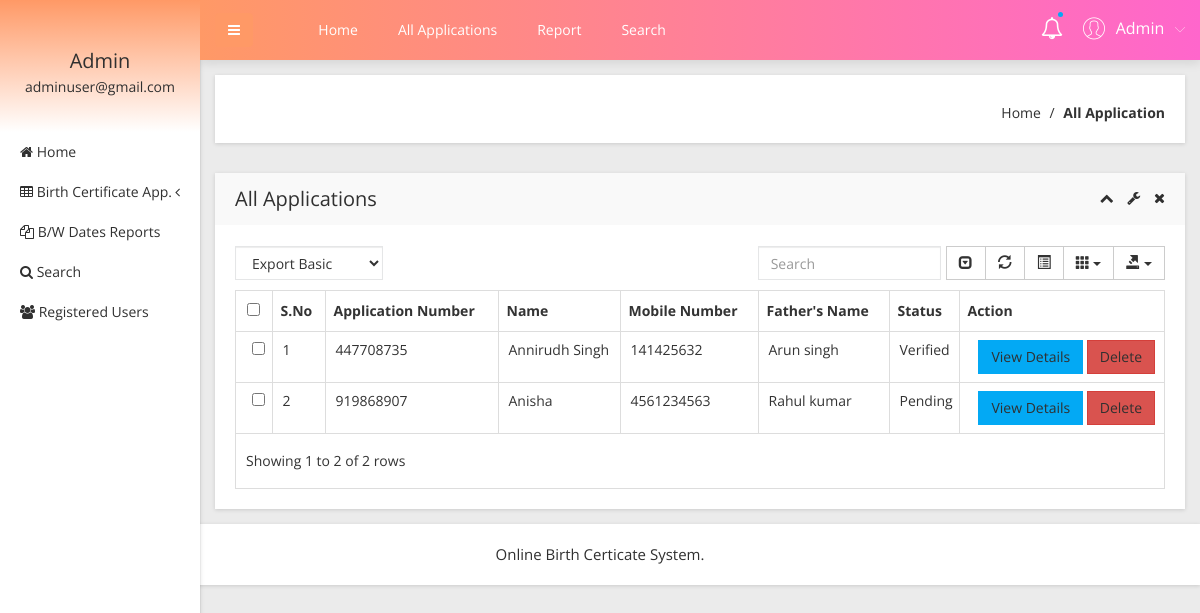
The app's page /obcs/admin/all-applications.php (signed in) with its own data.
### tables this page shows
CREATE TABLE `tblapplication` (
  `ID` int(10) NOT NULL,
  `UserID` int(5) NOT NULL,
  `ApplicationID` varchar(200) DEFAULT NULL,
  `DateofBirth` varchar(200) DEFAULT NULL,
  `Gender` varchar(50) DEFAULT NULL,
  `FullName` varchar(200) DEFAULT NULL,
  `PlaceofBirth` varchar(200) DEFAULT NULL,
  `NameofFather` varchar(200) DEFAULT NULL,
  `NameOfMother` varchar(120) DEFAULT NULL,
  `PermanentAdd` mediumtext DEFAULT NULL,
  `PostalAdd` mediumtext DEFAULT NULL,
  `MobileNumber` bigint(10) DEFAULT NULL,
  `Email` varchar(200) DEFAULT NULL,
  `Dateofapply` timestamp NULL DEFAULT current_timestamp(),
  `Remark` varchar(200) DEFAULT NULL,
  `Status` varchar(50) DEFAULT NULL,
  `UpdationDate` timestamp NULL DEFAULT NULL ON UPDATE current_timestamp()
);

### obcs/admin/all-applications.php (the view, shortened to what this page needs)
<?php
include('includes/dbconnection.php');
if (strlen($_SESSION['obcsaid']==0)) {
  header('location:logout.php');
  } else{
  ?>
<!doctype html>
<html class="no-js" lang="en">
<head>
    <link rel="stylesheet" href="css/bootstrap.min.css">
    <link rel="stylesheet" href="css/font-awesome.min.css">
    <link rel="stylesheet" href="css/adminpro-custon-icon.css">
    <link rel="stylesheet" href="css/meanmenu.min.css">
    <link rel="stylesheet" href="css/jquery.mCustomScrollbar.min.css">
    <link rel="stylesheet" href="css/animate.css">
    <link rel="stylesheet" href="css/data-table/bootstrap-table.css">
    <link rel="stylesheet" href="css/data-table/bootstrap-editable.css">
    <link rel="stylesheet" href="css/normalize.css">
    <link rel="stylesheet" href="css/c3.min.css">
    <link rel="stylesheet" href="style.css">
    <link rel="stylesheet" href="css/responsive.css">
</head>
<body class="materialdesign">
    <div class="wrapper-pro">
      <?php include_once('includes/sidebar.php');?>
        <?php include_once('includes/header.php');?>
            <div class="breadcome-area mg-b-30 small-dn">
                <div class="container-fluid">
                    <div class="row">
                        <div class="col-lg-12">
                            <div class="breadcome-list shadow-reset">
                                <div class="row">
                                    <div class="col-lg-12">
                                        <ul class="breadcome-menu">
                                            <li><a href="dashboard.php">Home</a> <span class="bread-slash">/</span>
                                            </li>
                                            <li><span class="bread-blod">All Application</span>
                                            </li>
                                        </ul>
                                    </div>
                                </div>
                            </div>
                        </div>
                    </div>
                </div>
            </div>
            <div class="data-table-area mg-b-15">
                <div class="container-fluid">
                    <div class="row">
                        <div class="col-lg-12">
                            <div class="sparkline13-list shadow-reset">
                                <div class="sparkline13-hd">
                                    <div class="main-sparkline13-hd">
                                        <h1>All Applications</h1>
                                        <div class="sparkline13-outline-icon">
                                            <span class="sparkline13-collapse-link"><i class="fa fa-chevron-up"></i></span>
                                            <span><i class="fa fa-wrench"></i></span>
                                            <span class="sparkline13-collapse-close"><i class="fa fa-times"></i></span>
                                        </div>
                                    </div>
                                </div>
                                <div class="sparkline13-graph">
                                    <div class="datatable-dashv1-list custom-datatable-overright">
                                        <div id="toolbar">
                                            <select class="form-control">
                                                <option value="">Export Basic</option>
                                            </select>
                                        </div>
                                        <table id="table" data-toggle="table" data-pagination="true" data-search="true" data-show-columns="true" data-show-pagination-switch="true" data-show-refresh="true" data-key-events="true" data-show-toggle="true" data-resizable="true" data-cookie="true" data-cookie-id-table="saveId" data-show-export="true" data-click-to-select="true" data-toolbar="#toolbar">
                                            <thead>
                                                <tr>
                                                    <th>S.No</th>
                                                    <th>Application Number</th>
                                                    <th>Name</th>
                                                    <th >Mobile Number</th>
                                                    <th>Father's Name</th>
                                                    <th>Status</th>
                                                    <th data-field="action">Action</th>
                                                </tr>
                                            </thead>
                                            <tbody>
                                              <?php
$sql="SELECT * from tblapplication";
$query = $dbh -> prepare($sql);
$query->execute();
$results=$query->fetchAll(PDO::FETCH_OBJ);
$cnt=1;
if($query->rowCount() > 0)
{
foreach($results as $row)
{               ?>
                                                <tr>
                                                    <td><?php echo htmlentities($cnt);?></td>
                                                    <td><?php  echo htmlentities($row->ApplicationID);?></td>
                                                    <td><?php  echo htmlentities($row->FullName);?></td>
                                                   <td><?php  echo htmlentities($row->MobileNumber);?></td>
                                                    <td><?php  echo htmlentities($row->NameofFather);?></td>
                                                  <?php if($row->Status==""){ ?>
                     <td><?php echo "Pending"; ?></td>
<?php } else { ?>                  <td><?php  echo htmlentities($row->Status);?>
                  </td>
                  <?php } ?>
                                                    <td class="datatable-ct"><a href="view-application-detail.php?viewid=<?php echo htmlentities($row->ID);?>" class="btn btn-primary">View Details</a>
<a href="all-applications.php?del=<?php echo htmlentities($row->ID);?>" onclick="return confirm('Do you really want to delete?');" class="btn btn-danger">Delete</a>
                                                    </td>
                                                </tr>
                                             <?php $cnt=$cnt+1;}} ?>
                                            </tbody>
                                        </table>
                                    </div>
                                </div>
                            </div>
                        </div>
                    </div>
                </div>
            </div>
        </div>
    </div>
  <?php include_once('includes/footer.php');?>
</body>
</html><?php }  ?>

### obcs/admin/includes/sidebar.php (shortened to what this page needs)
     <?php
include('includes/dbconnection.php');
if (strlen($_SESSION['obcsaid']==0)) {
  header('location:logout.php');
  } else{
  ?>
  <div class="left-sidebar-pro">
            <nav id="sidebar">
                <div class="sidebar-header">
                    <?php
$aid=$_SESSION['obcsaid'];
$sql="SELECT AdminName,Email from  tbladmin where ID=:aid";
$query = $dbh -> prepare($sql);
$query->bindParam(':aid',$aid,PDO::PARAM_STR);
$query->execute();
$results=$query->fetchAll(PDO::FETCH_OBJ);
$cnt=1;
if($query->rowCount() > 0)
{
foreach($results as $row)
{               ?>
                    <h3> <?php  echo $row->AdminName;?></h3>
                    <p> <?php  echo $row->Email;?></p>
                  <?php $cnt=$cnt+1;}} ?>
                </div>
                <div class="left-custom-menu-adp-wrap">
                    <ul class="nav navbar-nav left-sidebar-menu-pro">
                        <li class="nav-item">
                            <a href="dashboard.php" role="button" aria-expanded="false"><i class="fa big-icon fa-home"></i> <span class="mini-dn">Home</span> </a>
                        </li>
                        <li class="nav-item"><a href="#" data-toggle="dropdown" role="button" aria-expanded="false" class="nav-link dropdown-toggle"><i class="fa big-icon fa-table"></i> <span class="mini-dn">Birth Certificate App.</span> <span class="indicator-right-menu mini-dn"><i class="fa indicator-mn fa-angle-left"></i></span></a>
                        </li>
                        <li class="nav-item">
                            <a href="between-dates-report.php" role="button" aria-expanded="false"><i class="fa big-icon fa-files-o"></i> <span class="mini-dn">B/W Dates Reports</span> </a>
                        </li>
                        <li class="nav-item">
                            <a href="search.php" role="button" aria-expanded="false"><i class="fa fa-search"></i> <span class="mini-dn">Search</span> </a>
                        </li>
                             <li class="nav-item">
                            <a href="  registered-users.php" role="button" aria-expanded="false"><i class="fa fa-users"></i> <span class="mini-dn">Registered Users</span> </a>
                        </li>
                    </ul>
                </div>
            </nav>
        </div>
        <?php }  ?>

### obcs/admin/includes/header.php (shortened to what this page needs)
      <?php
include('includes/dbconnection.php');
if (strlen($_SESSION['obcsaid']==0)) {
  header('location:logout.php');
  } else{
  ?>
 <div class="content-inner-all">
            <div class="header-top-area">
                <div class="fixed-header-top">
                    <div class="container-fluid">
                        <div class="row">
                            <div class="col-lg-1 col-md-6 col-sm-6 col-xs-12">
                                <button type="button" id="sidebarCollapse" class="btn bar-button-pro header-drl-controller-btn btn-info navbar-btn">
                                    <i class="fa fa-bars"></i>
                                </button>
                            </div>
                            <div class="col-lg-6 col-md-1 col-sm-1 col-xs-12">
                                <div class="header-top-menu tabl-d-n">
                                    <ul class="nav navbar-nav mai-top-nav">
                                        <li class="nav-item"><a href="dashboard.php" class="nav-link">Home</a>
                                        </li>
                                        <li class="nav-item"><a href="all-applications.php" class="nav-link">All Applications</a>
                                        </li>
                                        <li class="nav-item"><a href="between-dates-report.php" class="nav-link">Report</a>
                                        </li>
                                        <li class="nav-item"><a href="search.php" class="nav-link">Search</a>
                                        </li>
                                    </ul>
                                </div>
                            </div>
                            <div class="col-lg-5 col-md-5 col-sm-6 col-xs-12">
                                <div class="header-right-info">
                                    <ul class="nav navbar-nav mai-top-nav header-right-menu">
                                        <li class="nav-item"><a href="new-birth-application.php" data-toggle="dropdown" role="button" aria-expanded="false" class="nav-link dropdown-toggle"><i class="fa fa-bell-o" aria-hidden="true"></i><span class="indicator-nt"></span></a>
                                        </li>
                                        <li class="nav-item">
                                            <a href="#" data-toggle="dropdown" role="button" aria-expanded="false" class="nav-link dropdown-toggle">
                                                <?php
$aid=$_SESSION['obcsaid'];
$sql="SELECT AdminName,Email from  tbladmin where ID=:aid";
$query = $dbh -> prepare($sql);
$query->bindParam(':aid',$aid,PDO::PARAM_STR);
$query->execute();
$results=$query->fetchAll(PDO::FETCH_OBJ);
$cnt=1;
if($query->rowCount() > 0)
{
foreach($results as $row)
{               ?>
                                                <span class="adminpro-icon adminpro-user-rounded header-riht-inf"></span>
                                                <span class="admin-name"><?php  echo $row->AdminName;?></span>
                                                <span class="author-project-icon adminpro-icon adminpro-down-arrow"></span><?php $cnt=$cnt+1;}} ?>
                                            </a>
                                        </li>
                                    </ul>
                                </div>
                            </div>
                        </div>
                    </div>
                </div>
            </div><?php }  ?>

### records on screen
tblapplication: ApplicationID "447708735", FullName "Annirudh Singh", MobileNumber "141425632", NameofFather "Arun singh", Status "Verified"
tblapplication: ApplicationID "919868907", FullName "Anisha", MobileNumber "4561234563", NameofFather "Rahul kumar", shows "Pending"

### other values on screen
$row->AdminName "Admin"
$row->Email "adminuser@gmail.com"
